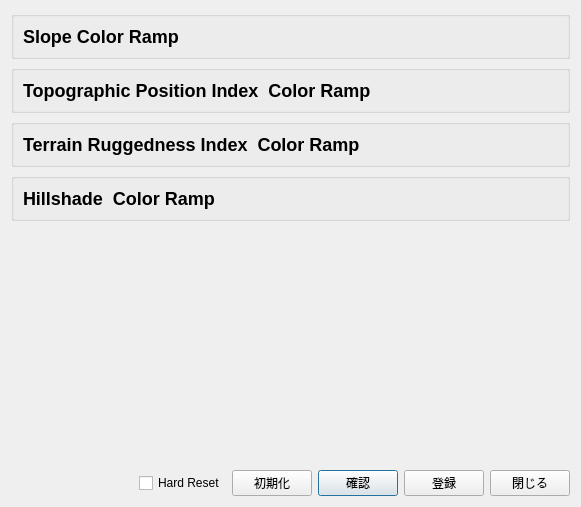
<?xml version="1.0" encoding="UTF-8"?>
<ui version="4.0">
 <class>Dialog</class>
 <widget class="QDialog" name="Dialog">
  <property name="geometry">
   <rect>
    <x>0</x>
    <y>0</y>
    <width>581</width>
    <height>507</height>
   </rect>
  </property>
  <property name="acceptDrops">
   <bool>false</bool>
  </property>
  <property name="windowTitle">
   <string>Custom Color Ramp Dialog</string>
  </property>
  <property name="styleSheet">
   <string notr="true"/>
  </property>
  <layout class="QVBoxLayout" name="verticalLayout_8">
   <item>
    <widget class="QGroupBox" name="gpBox_Slope">
     <property name="title">
      <string/>
     </property>
     <property name="checkable">
      <bool>false</bool>
     </property>
     <layout class="QVBoxLayout" name="verticalLayout_3">
      <item>
       <widget class="QLabel" name="l_2">
        <property name="styleSheet">
         <string notr="true">QLabel {
	font: 18px;
	font-weight: bold;
}</string>
        </property>
        <property name="text">
         <string>Slope Color Ramp</string>
        </property>
       </widget>
      </item>
     </layout>
    </widget>
   </item>
   <item>
    <widget class="QGroupBox" name="gpBox_TPI">
     <property name="title">
      <string/>
     </property>
     <property name="checkable">
      <bool>false</bool>
     </property>
     <layout class="QVBoxLayout" name="verticalLayout_2">
      <item>
       <widget class="QLabel" name="l_3">
        <property name="styleSheet">
         <string notr="true">QLabel {
	font: 18px;
	font-weight: bold;
}</string>
        </property>
        <property name="text">
         <string>Topographic Position Index  Color Ramp</string>
        </property>
       </widget>
      </item>
     </layout>
    </widget>
   </item>
   <item>
    <widget class="QGroupBox" name="gpBox_TRI">
     <property name="title">
      <string/>
     </property>
     <property name="checkable">
      <bool>false</bool>
     </property>
     <layout class="QVBoxLayout" name="verticalLayout_4">
      <item>
       <widget class="QLabel" name="l_4">
        <property name="styleSheet">
         <string notr="true">QLabel {
	font: 18px;
	font-weight: bold;
}</string>
        </property>
        <property name="text">
         <string>Terrain Ruggedness Index  Color Ramp</string>
        </property>
       </widget>
      </item>
     </layout>
    </widget>
   </item>
   <item>
    <widget class="QGroupBox" name="gpBox_Hillshade">
     <property name="title">
      <string/>
     </property>
     <property name="checkable">
      <bool>false</bool>
     </property>
     <layout class="QVBoxLayout" name="verticalLayout_5">
      <item>
       <widget class="QLabel" name="l">
        <property name="styleSheet">
         <string notr="true">QLabel {
	font: 18px;
	font-weight: bold;
}</string>
        </property>
        <property name="text">
         <string>Hillshade  Color Ramp</string>
        </property>
       </widget>
      </item>
     </layout>
    </widget>
   </item>
   <item>
    <spacer name="verticalSpacer">
     <property name="orientation">
      <enum>Qt::Vertical</enum>
     </property>
     <property name="sizeHint" stdset="0">
      <size>
       <width>20</width>
       <height>40</height>
      </size>
     </property>
    </spacer>
   </item>
   <item>
    <layout class="QGridLayout" name="gridLayout">
     <item row="0" column="3">
      <widget class="QPushButton" name="btn_Show">
       <property name="text">
        <string>確認</string>
       </property>
      </widget>
     </item>
     <item row="0" column="0">
      <spacer name="hS">
       <property name="orientation">
        <enum>Qt::Horizontal</enum>
       </property>
       <property name="sizeHint" stdset="0">
        <size>
         <width>40</width>
         <height>20</height>
        </size>
       </property>
      </spacer>
     </item>
     <item row="0" column="5">
      <widget class="QPushButton" name="btn_Close">
       <property name="text">
        <string>閉じる</string>
       </property>
      </widget>
     </item>
     <item row="0" column="4">
      <widget class="QPushButton" name="btn_Registration">
       <property name="text">
        <string>登録</string>
       </property>
      </widget>
     </item>
     <item row="0" column="2">
      <widget class="QPushButton" name="btn_Initialize">
       <property name="text">
        <string>初期化</string>
       </property>
      </widget>
     </item>
     <item row="0" column="1">
      <widget class="QCheckBox" name="checkBox_Reset">
       <property name="text">
        <string>Hard Reset</string>
       </property>
      </widget>
     </item>
    </layout>
   </item>
  </layout>
 </widget>
 <resources/>
 <connections/>
</ui>
